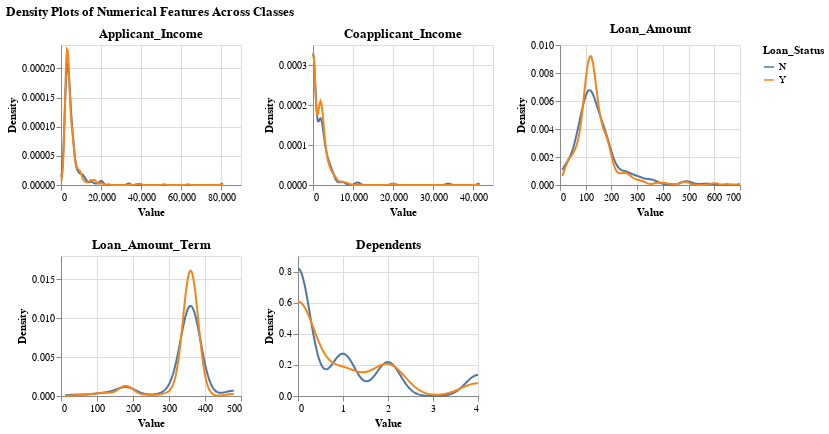

The code cell stored with this chart in its notebook:
### Markdown cell above
The density plots for the numerical features highlight meaningful differences between approved and rejected loan applications. `Applicant_Income` and `Coapplicant_Income` both exhibit right-skewed distributions, but approved applicants tend to have slightly higher incomes, suggesting that stronger earning capacity improves approval likelihood. `Loan_Amount` shows a similar pattern: approved applications are more concentrated at moderate loan sizes, whereas rejected applications display a flatter, more dispersed distribution, indicating a higher rejection rate for larger or less typical loan amounts. `Loan_Term` is more uniform across both classes, though standard loan terms appear marginally more common among approved applicants. Together, these density comparisons suggest that income and loan amount provide more discriminative power between the two classes, while loan term contributes comparatively less to separation.

### Code cell
eda.density_feature_plots(
    data=df,
    numerical_cols=numerical_features,
    target=target_name,
    columns=3
)

### Figure 1 — Vega-Lite specification as saved in the notebook (floating-point values rounded to 4 significant figures; data arrays with more than 128 entries replaced by an {"elided": "..."} marker saying what was removed)
{"config": {"view": {"continuousWidth": 300, "continuousHeight": 300}}, "vconcat": [{"hconcat": [{"mark": {"type": "line"}, "encoding": {"color": {"field": "Loan_Status", "title": "Loan_Status", "type": "nominal"}, "x": {"field": "value", "scale": {"zero": false}, "title": "Value", "type": "quantitative"}, "y": {"field": "density", "scale": {"zero": false}, "title": "Density", "type": "quantitative"}}, "height": 140, "title": "Applicant_Income", "transform": [{"density": "Applicant_Income", "groupby": ["Loan_Status"], "as": ["value", "density"]}], "width": 180}, {"mark": {"type": "line"}, "encoding": {"color": {"field": "Loan_Status", "title": "Loan_Status", "type": "nominal"}, "x": {"field": "value", "scale": {"zero": false}, "title": "Value", "type": "quantitative"}, "y": {"field": "density", "scale": {"zero": false}, "title": "Density", "type": "quantitative"}}, "height": 140, "title": "Coapplicant_Income", "transform": [{"density": "Coapplicant_Income", "groupby": ["Loan_Status"], "as": ["value", "density"]}], "width": 180}, {"mark": {"type": "line"}, "encoding": {"color": {"field": "Loan_Status", "title": "Loan_Status", "type": "nominal"}, "x": {"field": "value", "scale": {"zero": false}, "title": "Value", "type": "quantitative"}, "y": {"field": "density", "scale": {"zero": false}, "title": "Density", "type": "quantitative"}}, "height": 140, "title": "Loan_Amount", "transform": [{"density": "Loan_Amount", "groupby": ["Loan_Status"], "as": ["value", "density"]}], "width": 180}]}, {"hconcat": [{"mark": {"type": "line"}, "encoding": {"color": {"field": "Loan_Status", "title": "Loan_Status", "type": "nominal"}, "x": {"field": "value", "scale": {"zero": false}, "title": "Value", "type": "quantitative"}, "y": {"field": "density", "scale": {"zero": false}, "title": "Density", "type": "quantitative"}}, "height": 140, "title": "Loan_Amount_Term", "transform": [{"density": "Loan_Amount_Term", "groupby": ["Loan_Status"], "as": ["value", "density"]}], "width": 180}, {"mark": {"type": "line"}, "encoding": {"color": {"field": "Loan_Status", "title": "Loan_Status", "type": "nominal"}, "x": {"field": "value", "scale": {"zero": false}, "title": "Value", "type": "quantitative"}, "y": {"field": "density", "scale": {"zero": false}, "title": "Density", "type": "quantitative"}}, "height": 140, "title": "Dependents", "transform": [{"density": "Dependents", "groupby": ["Loan_Status"], "as": ["value", "density"]}], "width": 180}]}], "data": {"name": "data-a81afb8ad7120a4802400c0851894ebc"}, "title": "Density Plots of Numerical Features Across Classes", "$schema": "https://vega.github.io/schema/vega-lite/v5.20.1.json", "datasets": {"data-a81afb8ad7120a4802400c0851894ebc": {"elided": "614 records"}}}
